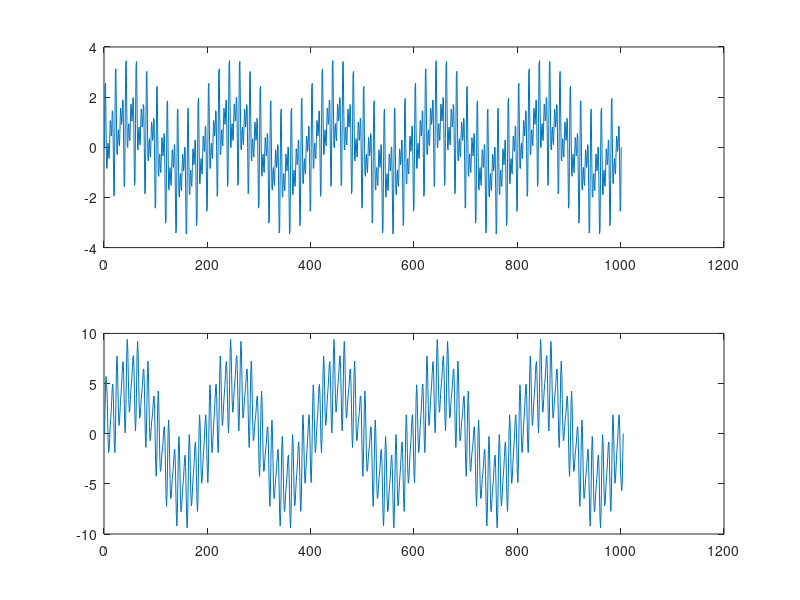

Reproduce this figure in MATLAB.
close all; clear; clc;

%% Cria o sinal
Fs = 20000;             % taxa de amostragem: 20mil amostras/seg
t = 0:(1/Fs):0.05;      % amostragem de 0,02seg
f1=100;      f2=2000;     f3=3000;     f4=4000;
N = max(t)/(1/Fs);
n = 0:N;    % quantidade de amostras da entrada para filtrar

sinal_ent = sin(2*pi*f1.*n/Fs) + sin(2*pi*f2.*n/Fs) + sin(2*pi*f3.*n/Fs) + sin(2*pi*f4.*n/Fs);
% sinal_ent = [2 1 2 4];


%% Filtro
filtro = [1 1 1 1 1]; % Escolha o filtro
tam_filtro = length(filtro);


%% Cria novo sinal
sinal_preen = [zeros(1, tam_filtro-1) sinal_ent zeros(1, tam_filtro-1)];
sinal_filt = zeros(1, length(sinal_ent) + tam_filtro - 1);


%% Convolucao
for i = 1 : length(sinal_filt)
    sinal_seg = sinal_preen(i:tam_filtro+i-1); %sinal segmentando
    sinal_filt(i) = sum(sinal_seg .* filtro); % muda por operacao
end

subplot(2,1,1), plot(sinal_ent)
subplot(2,1,2), plot(sinal_filt)